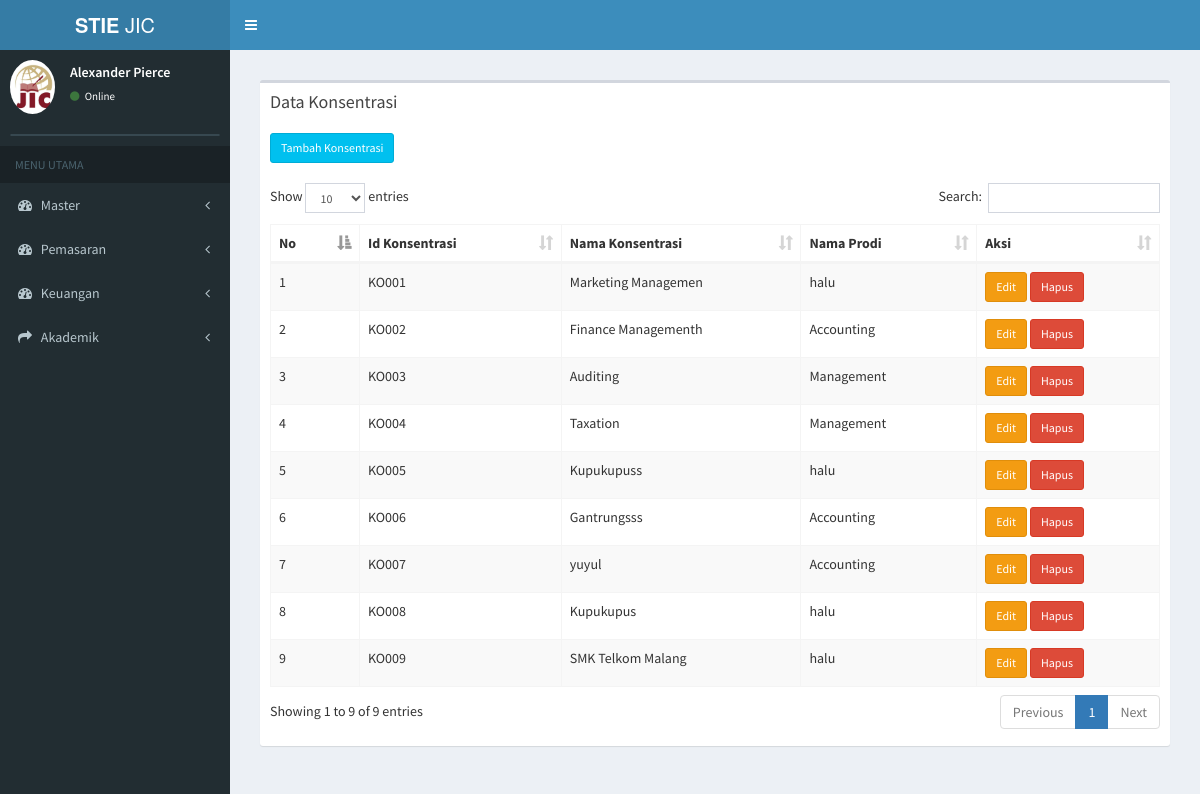
The app's page /index.php/master_konsentrasi, older data.
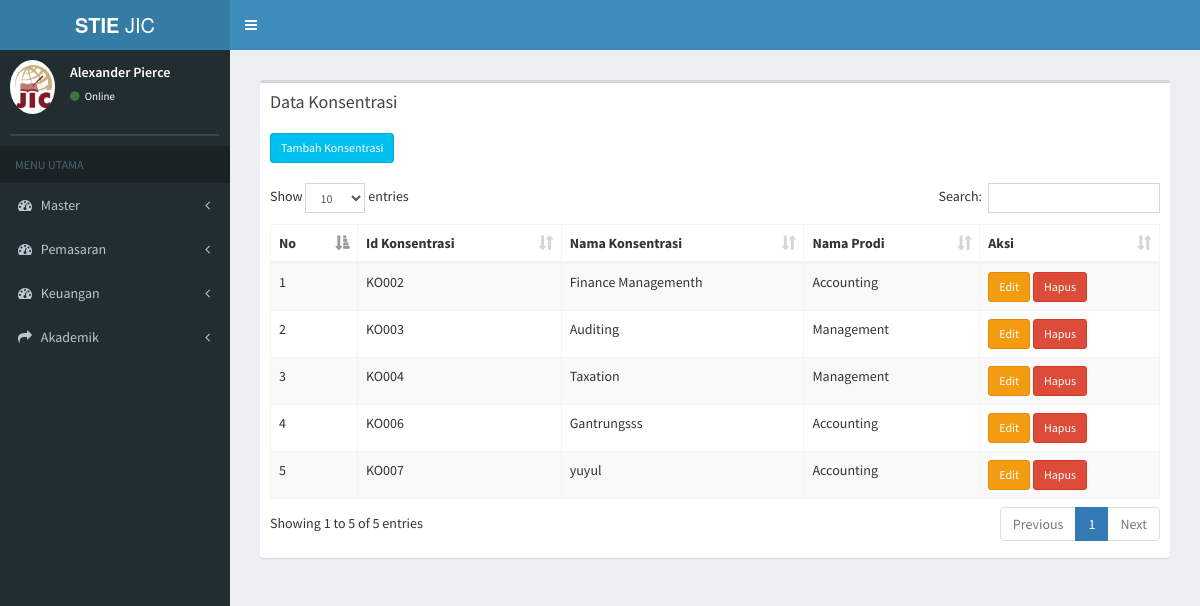
The same page, newer data.
### tables this page shows
CREATE TABLE `tb_konsentrasi` (
  `id_konsentrasi` varchar(6) NOT NULL,
  `nama_konsentrasi` varchar(20) NOT NULL,
  `id_prodi` varchar(6) NOT NULL
);

CREATE TABLE `tb_prodi` (
  `id_prodi` varchar(6) NOT NULL,
  `nama_prodi` varchar(20) NOT NULL,
  `ketua_prodi` varchar(50) NOT NULL
);

### application/controllers/master_konsentrasi.php (called while the page is built, shortened)
<?php
class Master_konsentrasi extends CI_Controller {
	public function __construct()
	{
		$this->load->model('prodi_model');
		$this->load->model('konsentrasi_model');
	}
	public function index(){
				$data['prodi'] = $this->prodi_model->data_prodi();
				$data['konsentrasi'] = $this->konsentrasi_model->data_konsentrasi();
				$data['main_view'] = 'Konsentrasi/master_konsentrasi_view';
				$this->load->view('template', $data);
	}
}

### index.php (called while the page is built, shortened)
<?php
require_once BASEPATH.'core/CodeIgniter.php';

### application/models/konsentrasi_model.php (called while the page is built, shortened)
<?php
class Konsentrasi_model extends CI_Model {
	public function data_konsentrasi(){
		$this->db->select('*');
		 $this->db->from('tb_konsentrasi');
		 $this->db->join('tb_prodi','tb_prodi.id_prodi=tb_konsentrasi.id_prodi');
		 $query = $this->db->get();
		 return $query->result();
	}
}

### application/views/Konsentrasi/master_konsentrasi_view.php (the view, shortened to what this page needs)
<section class="content">
      <div class="row">
        <div class="col-xs-12">
          <div class="box">
            <div class="box-header">
              <h3 class="box-title">Data Konsentrasi</h3>
            </div>
            <div class="box-body">
              <table id="example1" class="table table-bordered table-striped">
              <a href="<?php echo base_url() ?>master_konsentrasi/page_tambah_konsentrasi" class="btn btn-info btn-sm" > Tambah Konsentrasi</a> <br> <br>
                <thead>
                <tr>
                  <th>No</th>
                  <th>Id Konsentrasi</th>
                  <th>Nama Konsentrasi</th>
                  <th>Nama Prodi</th>
                  <th>Aksi</th>
                </tr>
                </thead>
                <tbody>
                <?php
                $no = 0;
                foreach ($konsentrasi as $data) {
                  echo '
                <tr>
                  <td>'.++$no.'</td>
                  <td>'.$data->id_konsentrasi.'
                  </td>
                  <td>'.$data->nama_konsentrasi.'</td>
                  <td>'.$data->nama_prodi.'</td>
                  <td>
                      <a href="'.base_url('master_konsentrasi/edit_konsentrasi/'.$data->id_konsentrasi).'" class="btn btn-warning btn-sm" >Edit </a>
                      <a href="'.base_url('master_konsentrasi/hapus_konsentrasi/'.$data->id_konsentrasi).'" class="btn btn-danger btn-sm">Hapus</a>
                  </td>
                </tr>
                ';
              }
              ?>
                </tbody>
              </table>
            </div>
          </div>
        </div>
      </div>
    </section>

Row changes from the older to the newer data that the page shows:
removed tb_konsentrasi: id_konsentrasi "KO001", nama_konsentrasi "Marketing Managemen", id_prodi.nama_prodi "halu"
removed tb_konsentrasi: id_konsentrasi "KO005", nama_konsentrasi "Kupukupuss", id_prodi.nama_prodi "halu"
removed tb_konsentrasi: id_konsentrasi "KO008", nama_konsentrasi "Kupukupus", id_prodi.nama_prodi "halu"
removed tb_konsentrasi: id_konsentrasi "KO009", nama_konsentrasi "SMK Telkom Malang", id_prodi.nama_prodi "halu"
Text that changed along with them:
text written by a page script: "Show entries Search: Showing 1 to 9 of 9 entries Previous 1 Next" → "Show entries Search: Showing 1 to 5 of 5 entries Previous 1 Next"
